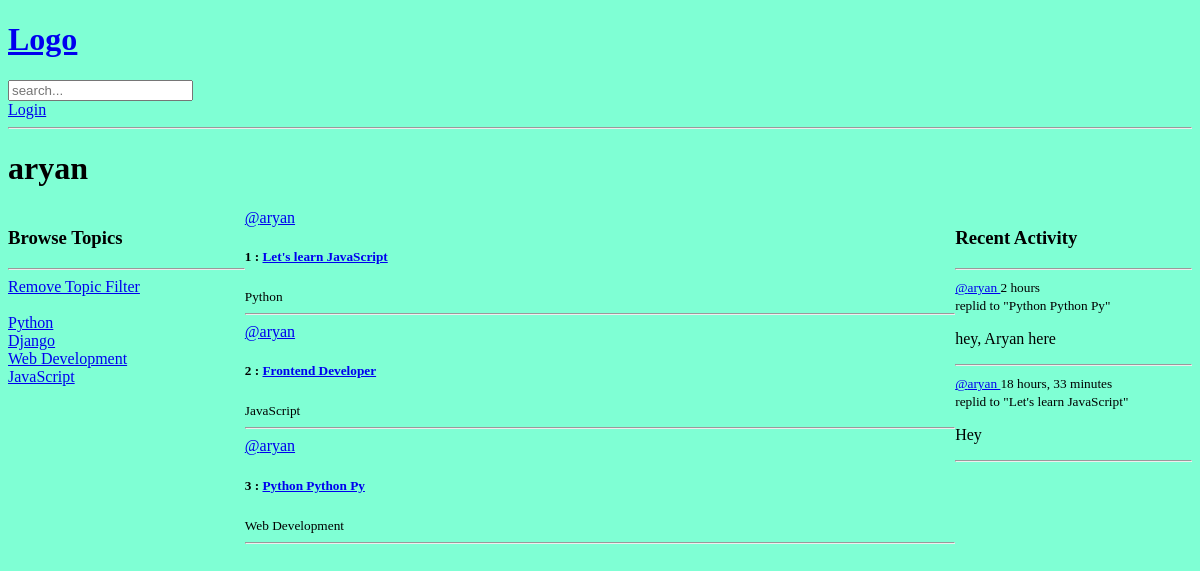
Page /profile/1/ on the earlier database version.
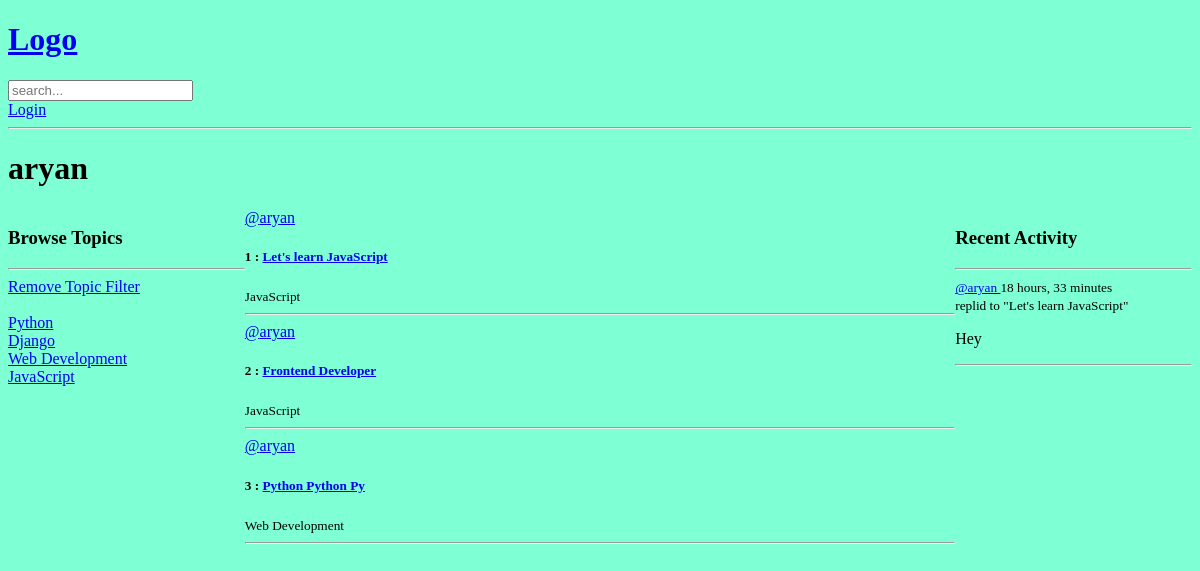
Same page on the later database version.
### base/models.py (models this page shows, shortened)
class Topic(models.Model):
    name = models.CharField(max_length=200)

class Room(models.Model):
    host = models.ForeignKey(User, on_delete=models.SET_NULL, null=True)
    topic = models.ForeignKey(Topic, on_delete=models.SET_NULL, null=True)
    name = models.CharField(max_length=200)
    description = models.TextField(null=True, blank=True)
    participants = models.ManyToManyField(User, related_name='participants', blank=True)
    updated = models.DateTimeField(auto_now=True)       # Updated on every updation
    created = models.DateTimeField(auto_now_add=True)   # Only updated when created
    class Meta:
        ordering = ['-updated', '-created']
    def __str__(self):
        return self.name

class Message(models.Model):
    user = models.ForeignKey(User, on_delete=models.CASCADE)
    room = models.ForeignKey(Room, on_delete=models.CASCADE)
    body = models.TextField()
    updated = models.DateTimeField(auto_now=True)       # Updated on every updation
    created = models.DateTimeField(auto_now_add=True)   # Only updated when created
    class Meta:
        ordering = ['-updated', '-created']
    def __str__(self):
        return self.body[0:50]     #* Only the first 50 characters in the preview of message

### base/views.py (the view)
# urls.py: path('profile/<str:pk>/', views.userProfile, name="user-profile"),
def userProfile(request,pk):
    user = User.objects.get(id=pk)
    rooms = user.room_set.all()
    room_messages = user.message_set.all()
    topics = Topic.objects.all()
    context = {'user': user, 'rooms': rooms, 'room_messages': room_messages, 'topics': topics}
    return render(request, 'base/profile.html', context)

### base/templates/base/profile.html (shortened to what this page needs)
{% extends 'main.html' %}
{% block content %}
    <h1>{{ user.username }}</h1>
    <div class="profile-container">
        <div>
            {% include 'base/topics_component.html' %}
        </div>
        <div>
            {% include 'base/feed_component.html' %}
        </div>
        <div>
            {% include 'base/activity_component.html' %}
        </div>
    </div>
{% endblock content %}

### base/templates/base/topics_component.html
<h3>Browse Topics</h3>
<hr>
<div>
    <a href="{% url 'home' %}">Remove Topic Filter</a>
    <br><br>
</div>
{% for topic in topics %}
    <div>
        <a href="{% url 'home' %}?q={{topic.name}}"> {{topic.name}} </a>
    </div>
{% endfor %}

### base/templates/base/feed_component.html (shortened to what this page needs)
{% for room in rooms %}
<div>
    <a href="{% url 'user-profile' room.host.id %}"> @{{room.host.username}} </a>
    <h5>  {{ room.id }} : <a href= "{% url 'room' room.id %}" > {{ room.name }} </a> </h5>
    <small>{{room.topic.name}}</small>
    <hr>
</div>
{% endfor %}

### base/templates/base/activity_component.html (shortened to what this page needs)
<h3>Recent Activity</h3>
        <hr>
        {% for message in room_messages %}
            <div>
                <small><a href="{% url 'user-profile' message.user.id %}"> @{{message.user}} </a> {{message.created | timesince}}</small>
                <br>
                <small>replid to "{{message.room}}"</small>
                <p>{{message}}</p>
                <hr>
            </div>
        {% endfor %}

Differences in the rows shown:
removed Message: user "aryan", created "2 hours", room "Python Python Py", body "hey, Aryan here"
changed Room "Let's learn JavaScript": topic.name "Python" → "JavaScript"
